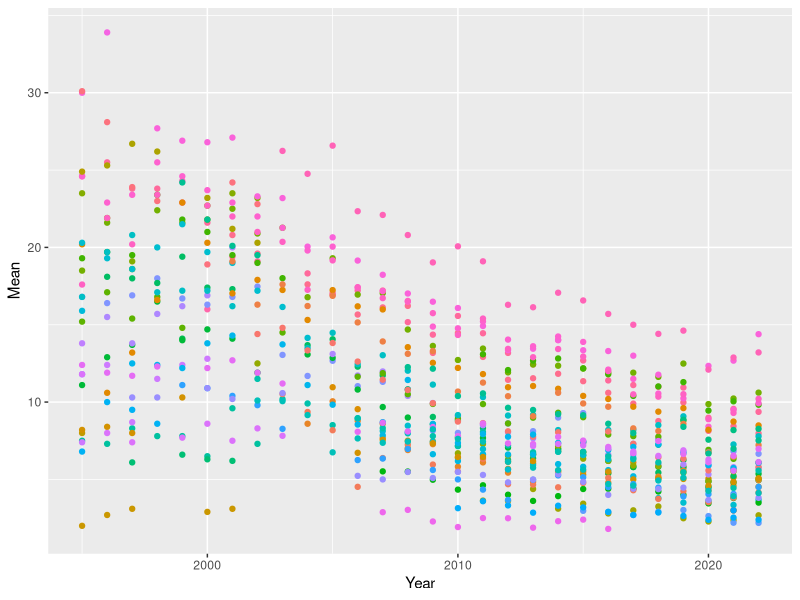
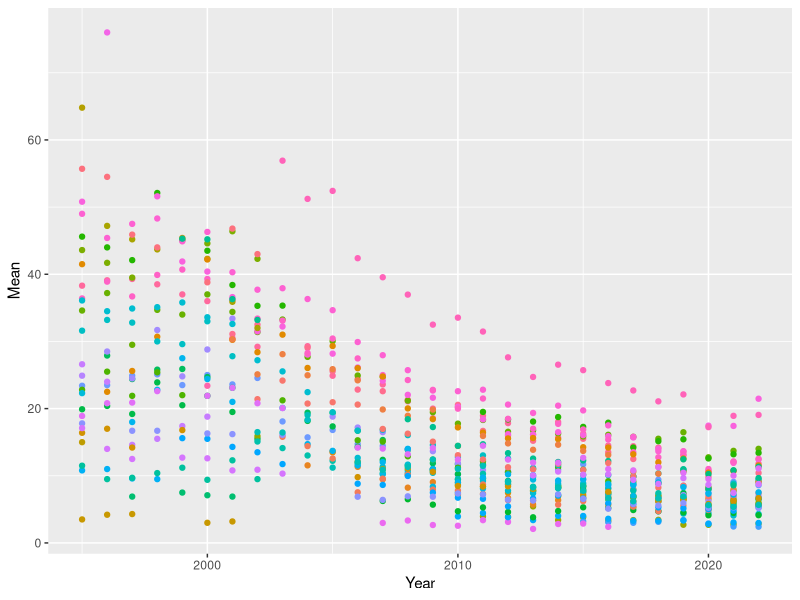
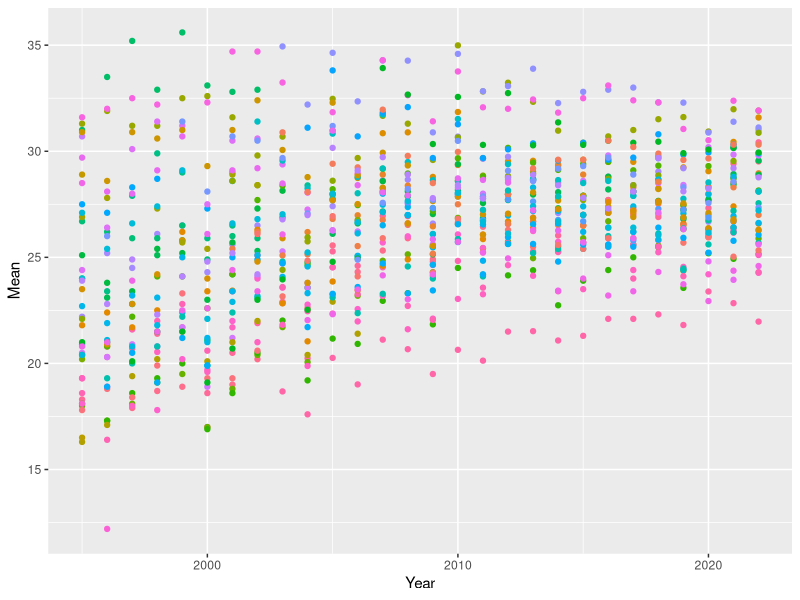
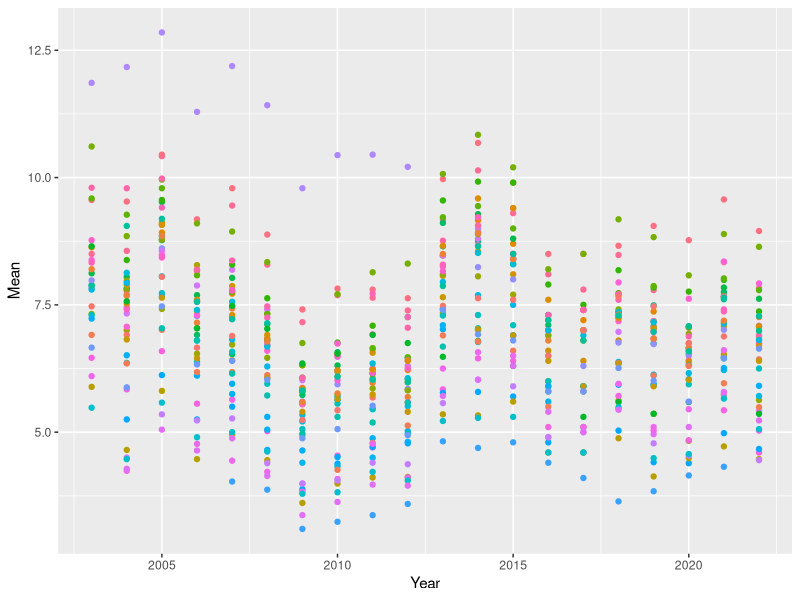
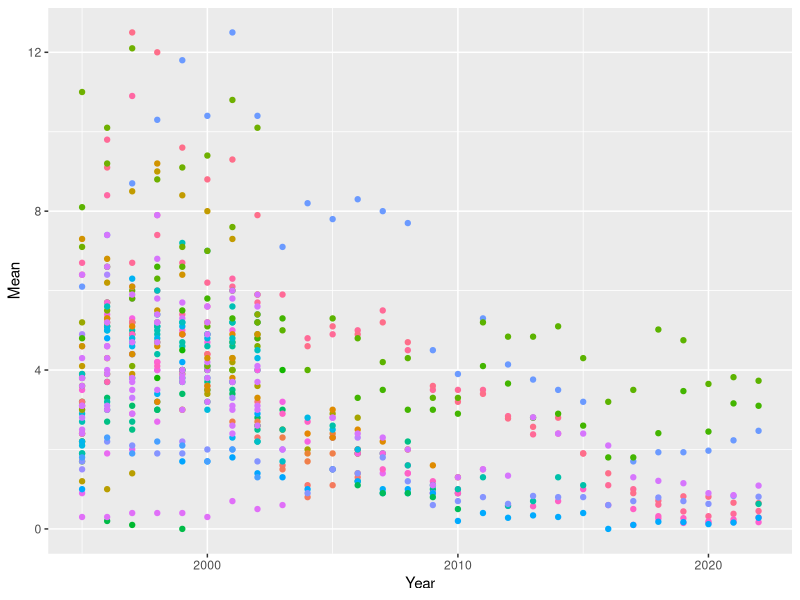
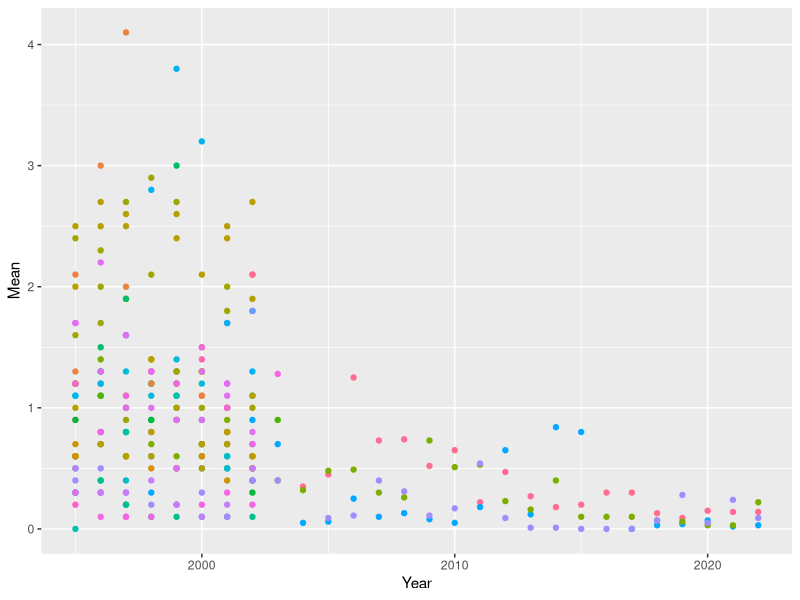

Write R code to recreate these figures, in order.
## ---- chunk 1
knitr::opts_chunk$set(echo = TRUE)
## ---- chunk 2
library(tidyverse)
library(readxl)
library(lubridate)
library(ggplot2)
library(lubridate)
## ---- chunk 3
CO <- read_excel("./data/CO.xlsx", skip = 4)
NO2 <- read_excel("./data/NO2.xlsx", skip = 4)
NOX <- read_excel("./data/NOX.xlsx", skip = 3)
O3 <- read_excel("./data/O3.xlsx", skip = 3)
PM25 <- read_excel("./data/PM25.xlsx", skip = 5)
SO2 <- read_excel("./data/SO2.xlsx", , skip = 7)
TRS <- read_excel("./data/TRS.xlsx", skip = 3)
## ---- chunk 4
CO = CO %>% mutate(Mean = as.numeric(Mean)) 
NO2 = NO2 %>% mutate(Mean = as.numeric(Mean)) 
NOX = NOX %>% mutate(Mean = as.numeric(Mean))
O3 = O3 %>% mutate(Mean = as.numeric(Mean))
PM25 = PM25 %>% mutate(Mean = as.numeric(Mean)) %>% mutate(Year = as.integer(Year))
SO2 = SO2 %>% mutate(Mean = as.numeric(Mean))
TRS = TRS %>% mutate(Mean = as.numeric(Mean))
view(PM25)
## ---- chunk 5
CO = CO %>% drop_na(Mean)
NO2 = NO2 %>% drop_na(Mean)
O3 = O3 %>% drop_na(Mean)
NOX = NOX %>% drop_na(Mean)
PM25 = PM25 %>% drop_na(Mean)
SO2 = SO2 %>% drop_na(Mean)
TRS = TRS %>% drop_na(Mean)
## ---- chunk 6
glimpse(CO)
glimpse(NO2)
glimpse(NOX)
glimpse(PM25)
glimpse(SO2)
glimpse(TRS)
## ---- chunk 7
x = left_join(CO, NO2, by = join_by("Year", "City"), suffix = c(".CO", ".NO2"))
#x = left_join(x, NOX, by = year)
#x = left_join(x, PM25)
#x = left_join(x, SO2)


## ---- chunk 8
ggplot(NO2, aes(x = Year, y = Mean, col = City)) + geom_point() + theme(legend.position="none") 
ggplot(NOX, aes(x = Year, y = Mean, col = City)) + geom_point() + theme(legend.position="none") 
ggplot(O3, aes(x = Year, y = Mean, col = City)) + geom_point() + theme(legend.position="none") 
ggplot(PM25, aes(x = Year, y = Mean, col = City)) + geom_point() + theme(legend.position="none")
ggplot(SO2, aes(x = Year, y = Mean, col = City)) + geom_point() + theme(legend.position="none") 
ggplot(TRS, aes(x = Year, y = Mean, col = City)) + geom_point() + theme(legend.position="none") 

